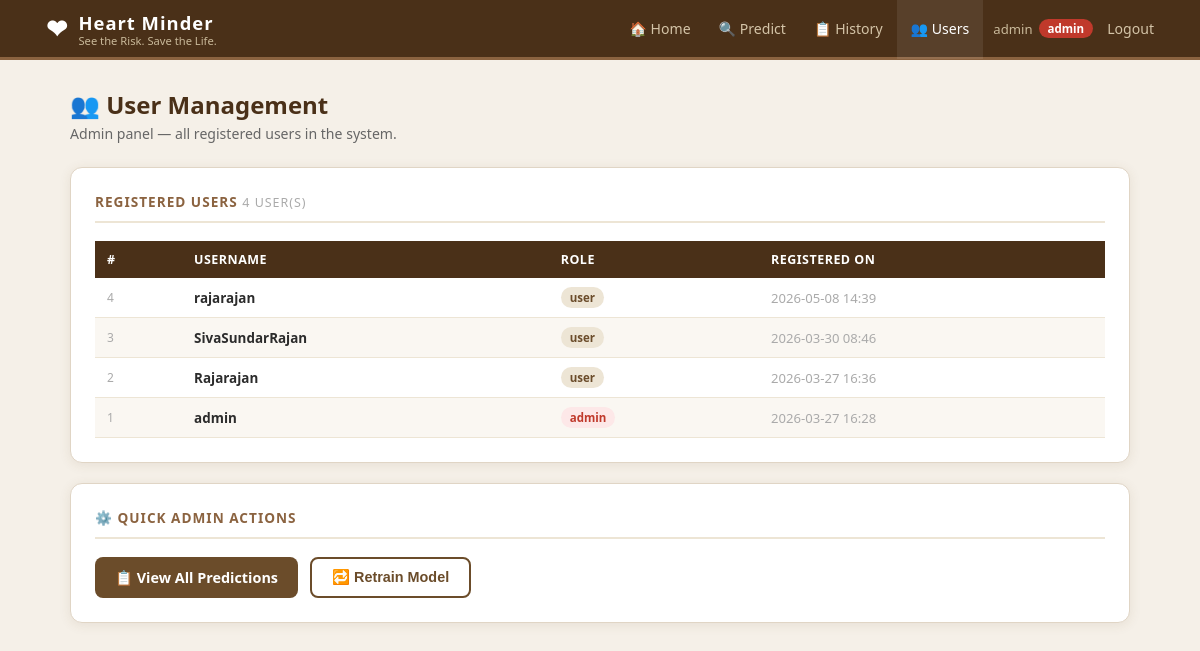
Page /admin/users (signed in) on the committed database.
### tables this page shows
CREATE TABLE users (
        id INTEGER PRIMARY KEY AUTOINCREMENT,
        username TEXT UNIQUE NOT NULL,
        password TEXT NOT NULL,
        role TEXT DEFAULT 'user',
        created_at TEXT DEFAULT CURRENT_TIMESTAMP
    );

### app.py (the view)
@app.route('/admin/users')
@login_required
@admin_required
def admin_users():
    conn = get_db()
    users = conn.execute("SELECT * FROM users ORDER BY created_at DESC").fetchall()
    conn.close()
    return render_template('admin_users.html', users=users)

### app.py (called while the page is built)
def get_db():
    conn = sqlite3.connect(DB_PATH)
    conn.row_factory = sqlite3.Row
    return conn

def login_required(f):
    from functools import wraps
    @wraps(f)
    def decorated(*args, **kwargs):
        if 'user_id' not in session: return redirect(url_for('login'))
        return f(*args, **kwargs)
    return decorated

def admin_required(f):
    from functools import wraps
    @wraps(f)
    def decorated(*args, **kwargs):
        if session.get('role') != 'admin':
            flash('Admin access required.', 'error')
            return redirect(url_for('home'))
        return f(*args, **kwargs)
    return decorated

### templates/admin_users.html (shortened to what this page needs)
{% extends 'base.html' %}
{% block content %}
<div class="page-header">
  <h1>👥 User Management</h1>
  <p>Admin panel — all registered users in the system.</p>
</div>
<div class="card">
  <h2>Registered Users <span style="font-size:0.78rem;font-weight:400;color:#aaa;">{{ users|length }} user(s)</span></h2>
  <div class="tbl-wrap">
    <table>
      <thead>
        <tr><th>#</th><th>Username</th><th>Role</th><th>Registered On</th></tr>
      </thead>
      <tbody>
        {% for u in users %}
        <tr>
          <td style="color:#aaa;font-size:0.75rem;">{{ u.id }}</td>
          <td><b>{{ u.username }}</b></td>
          <td>
            {% if u.role == 'admin' %}
              <span class="tag tag-red">admin</span>
            {% else %}
              <span class="tag" style="background:var(--beige2);color:var(--brown);">user</span>
            {% endif %}
          </td>
          <td style="font-size:0.82rem;color:#aaa;">{{ u.created_at[:16] }}</td>
        </tr>
        {% endfor %}
      </tbody>
    </table>
  </div>
</div>
<div class="card" style="margin-top:20px;">
  <h2>⚙️ Quick Admin Actions</h2>
  <div style="display:flex;gap:12px;flex-wrap:wrap;">
    <a href="{{ url_for('history') }}" class="btn btn-primary">📋 View All Predictions</a>
    <form method="post" action="{{ url_for('retrain') }}">
      <button type="submit" class="btn btn-outline">🔁 Retrain Model</button>
    </form>
  </div>
</div>
{% endblock %}

### templates/base.html (style rules this page uses)
:root { --beige: #f5f0e8; --beige2: #ede5d5; --beige3: #e0d5c5; --cream: #faf7f2; --brown: #6b4c2a; --brown2: #8b6340; --brown3: #4a3018; --red: #c0392b; --red2: #e74c3c; --green: #27ae60; --green2: #2ecc71; --text: #2c2c2c; --text2: #666; --shadow: 0 2px 12px rgba(107,76,42,0.10); --radius: 12px; }
* { box-sizing:border-box;margin:0;padding:0; }
body { font-family:'Segoe UI',Arial,sans-serif;background:var(--beige);color:var(--text);min-height:100vh; }
.page-header { margin-bottom:24px; }
.page-header h1 { font-size:1.5rem;font-weight:800;color:var(--brown3); }
.page-header p { color:var(--text2);font-size:0.88rem;margin-top:3px; }
.card { background:#fff;border:1px solid var(--beige3);border-radius:var(--radius);padding:24px;box-shadow:var(--shadow); }
.card h2 { font-size:0.85rem;font-weight:700;text-transform:uppercase;letter-spacing:1px;color:var(--brown2);padding-bottom:10px;border-bottom:2px solid var(--beige2);margin-bottom:18px; }
.btn { display:inline-flex;align-items:center;gap:6px;padding:10px 20px;border-radius:8px; border:none;font-size:0.9rem;font-weight:700;cursor:pointer;text-decoration:none; transition:transform 0.15s,box-shadow 0.15s,opacity 0.2s; }
.btn-primary { background:var(--brown);color:#fff; }
.btn-outline { background:transparent;border:2px solid var(--brown);color:var(--brown); }
.tbl-wrap { overflow-x:auto; }
table { width:100%;border-collapse:collapse;font-size:0.84rem; }
th { background:var(--brown3);color:#fff;padding:10px 12px;text-align:left;font-weight:600;font-size:0.78rem;text-transform:uppercase;letter-spacing:0.5px; }
td { padding:9px 12px;border-bottom:1px solid var(--beige2); }
tr:nth-child(even) td { background:var(--cream); }
.tag { display:inline-block;padding:3px 9px;border-radius:20px;font-size:0.72rem;font-weight:700; }
.tag-red { background:#fde8e8;color:var(--red); }

### rows in the picture
users: id "4", username "rajarajan", role "user", created_at "2026-05-08 14:39"
users: id "3", username "SivaSundarRajan", role "user", created_at "2026-03-30 08:46"
users: id "2", username "Rajarajan", role "user", created_at "2026-03-27 16:36"
users: id "1", username "admin", role "admin", created_at "2026-03-27 16:28"

### other values in the picture
{{ session.username }} "admin"
{{ session.role }} "admin"
{{ users|length }} "4"
